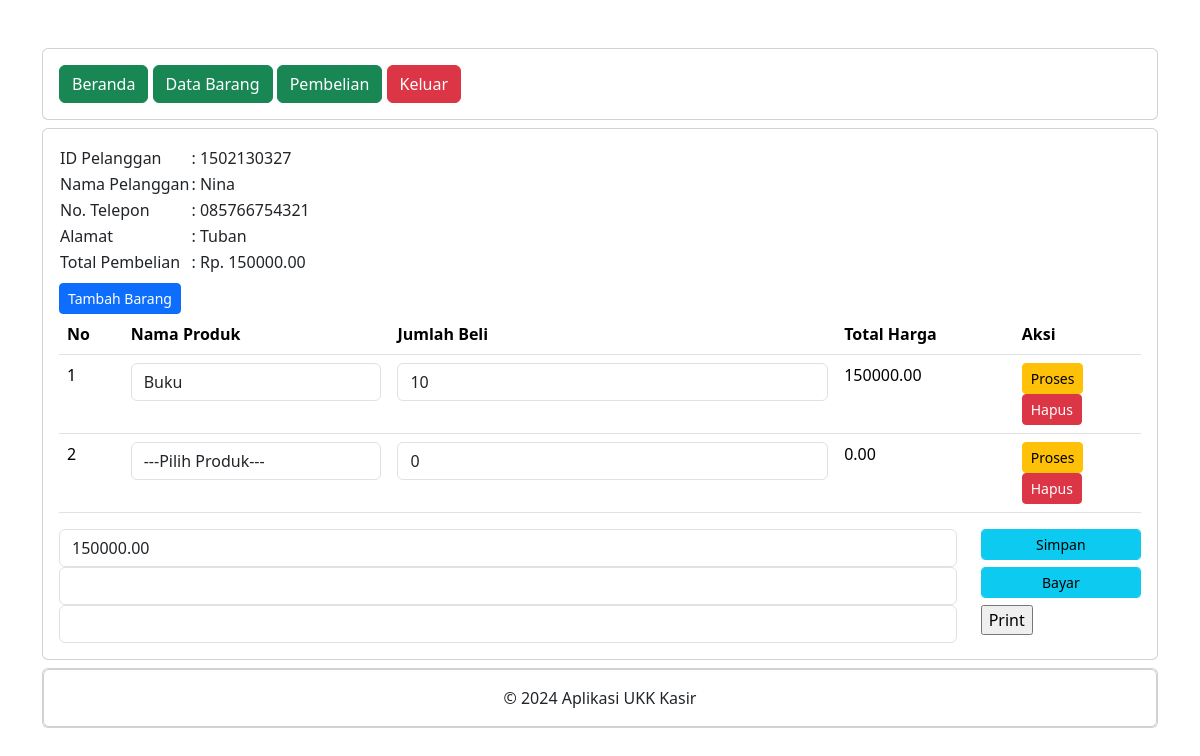
Screenshot of /petugas/detail_pembelian.php?PelangganID=1502130327 (signed in) with the database file from the repository.
### tables this page shows
CREATE TABLE `penjualan` (
  `PenjualanID` int(11) NOT NULL,
  `TanggalPenjualan` date NOT NULL,
  `TotalHarga` decimal(10,2) NOT NULL DEFAULT 0.00,
  `PelangganID` varchar(20) NOT NULL
);

CREATE TABLE `pelanggan` (
  `PelangganID` varchar(20) NOT NULL,
  `NamaPelanggan` varchar(255) NOT NULL,
  `Alamat` text NOT NULL,
  `NomorTelepon` varchar(15) NOT NULL
);

CREATE TABLE `detailpenjualan` (
  `DetailID` int(11) NOT NULL,
  `PenjualanID` int(11) NOT NULL,
  `ProdukID` int(11) NOT NULL,
  `JumlahProduk` int(11) NOT NULL,
  `Subtotal` decimal(10,2) NOT NULL
);

CREATE TABLE `produk` (
  `ProdukID` int(11) NOT NULL,
  `NamaProduk` varchar(255) NOT NULL,
  `Harga` decimal(10,2) NOT NULL,
  `Stok` int(11) NOT NULL
);

### petugas/detail_pembelian.php (the view, shortened to what this page needs)
<?php
include "header.php";
include "navbar.php";
?>
<div class="card mt-2">
	<div class="card-body">
		<?php
		include '../koneksi.php';
		$PelangganID = $_GET['PelangganID'];
		$data = mysqli_query($koneksi,"SELECT * FROM pelanggan INNER JOIN penjualan ON pelanggan.PelangganID=penjualan.PelangganID");
		while($d = mysqli_fetch_array($data)){
			?>
			<?php if ($d['PelangganID'] == $PelangganID) { ?>
				<table>
					<tr>
						<td>ID Pelanggan</td>
						<td>: <?php echo $d['PelangganID']; ?></td>
					</tr>
					<tr>
						<td>Nama Pelanggan</td>
						<td>: <?php echo $d['NamaPelanggan']; ?></td>
					</tr>
					<tr>
						<td>No. Telepon</td>
						<td>: <?php echo $d['NomorTelepon']; ?></td>
					</tr>
					<tr>
						<td>Alamat</td>
						<td>: <?php echo $d['Alamat']; ?></td>
					</tr>
					<tr>
						<td>Total Pembelian</td>
						<td>: Rp. <?php echo $d['TotalHarga']; ?></td>
					</tr>
				</table>
				<form method="post" action="tambah_detail_penjualan.php">
					<button type="submit" class="btn btn-primary btn-sm mt-2">
						Tambah Barang
					</button>
				</form>
				<table class="table">
					<thead>
						<tr>
							<th>No</th>
							<th>Nama Produk</th>
							<th>Jumlah Beli</th>
							<th>Total Harga</th>
							<th>Aksi</th>
						</tr>
					</thead>
					<tbody>
						<?php
						include '../koneksi.php';
						$nos = 1;
						$detailpenjualan = mysqli_query($koneksi,"SELECT * FROM detailpenjualan");
						while($d_detailpenjualan = mysqli_fetch_array($detailpenjualan)){
							?>
							<?php
							if ($d_detailpenjualan['PenjualanID'] == $d['PenjualanID']) { ?>
								<tr>
									<td><?php echo $nos++; ?></td>
									<td>
										<form action="simpan_barang_beli.php" method="post">
											<div class="form-group">
												<select name="ProdukID" class="form-control" onchange="this.form.submit()">
													<?php
													include '../koneksi.php';
													$produk = mysqli_query($koneksi,"SELECT * FROM produk");
													while($d_produk = mysqli_fetch_array($produk)){
														?>
														<option value="<?php echo $d_produk['ProdukID']; ?>" <?php if ($d_produk['ProdukID']==$d_detailpenjualan['ProdukID']) { echo "selected"; } ?>><?php echo $d_produk['NamaProduk']; ?></option>
													<?php } ?>
												</select>
											</div>
										</form>
									</td>
									<td>
										<form method="post" action="hitung_subtotal.php">
											<div class="form-group">
												<input type="number" name="JumlahProduk" value="<?php echo $d_detailpenjualan['JumlahProduk']; ?>" class="form-control">
											</div>
										</td>
										<td><?php echo $d_detailpenjualan['Subtotal']; ?></td>
										<td>
											<button type="submit" class="btn btn-warning btn-sm">Proses</button>
										<form method="post" action="hapus_detail_pembelian.php">
											<button type="submit" class="btn btn-danger btn-sm">Hapus</button>
										</form>
									</td>
								</tr>
							<?php } else {
								?>
								<?php
							}
						}
						?>
					</tbody>
				</table>
				<form method="post" action="simpan_total_harga.php">
					<?php
					include '../koneksi.php';
					$detailpenjualan = mysqli_query($koneksi, "SELECT SUM(Subtotal) AS TotalHarga FROM detailpenjualan WHERE 	PenjualanID='$d[PenjualanID]'");
					$row = mysqli_fetch_assoc($detailpenjualan);
					$sum = $row['TotalHarga'];
					?>
					<div class="row">
						<div class="col-sm-10">
							<div class="form-group">
								<input type="text" class="form-control" name="TotalHarga" value="<?php echo $sum; ?>">
							</div>
						</div>
						<div class="col-sm-2">
							<div class="form-group">
								<button class="btn btn-info btn-sm form-control" type="submit">Simpan</button>
							</div>
						</div>
					</div>
				</form>
					<div class="row">
						<div class="col-sm-10">
							<div class="form-group">
								<input type="text" name="bayar" class="form-control">
							</div>
						</div>
						<div class="col-sm-2">
							<div class="form-group">
								<button class="btn btn-info btn-sm form-control" id="bayar">Bayar</button>
							</div>
						</div>
					</div>
					<div class="row">
						<div class="col-sm-10">
							<div class="form-group">
								<input type="text" class="form-control" name="kembalian" onchange="this.setAttribute('value', this.value)">
							</div>
						</div>
						<div class="col-sm-2">
							<div class="form-group">
								<input type = "button" value = "Print" onclick = "window.print()" />
							</div>
							</div>
						</div>
					</div>
			<?php } else { ?>
				<?php
			}
		}
		?>
	</div>
</div>
<?php
include "footer.php";
?>

### rows the page displays
penjualan: PelangganID "1502130327", PelangganID.NamaPelanggan "Nina", PelangganID.NomorTelepon "085766754321", PelangganID.Alamat "Tuban", TotalHarga "150000.00"
detailpenjualan: ProdukID "Buku", JumlahProduk "10", Subtotal "150000.00"
detailpenjualan: ProdukID "---Pilih Produk---", JumlahProduk "0", Subtotal "0.00"
